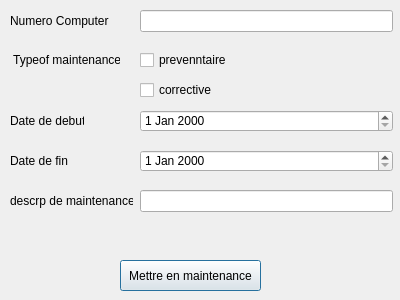
<?xml version="1.0" encoding="UTF-8"?>
<ui version="4.0">
 <class>Maint</class>
 <widget class="QDialog" name="Maint">
  <property name="geometry">
   <rect>
    <x>0</x>
    <y>0</y>
    <width>400</width>
    <height>300</height>
   </rect>
  </property>
  <property name="windowTitle">
   <string>Dialog</string>
  </property>
  <widget class="QLabel" name="label">
   <property name="geometry">
    <rect>
     <x>10</x>
     <y>10</y>
     <width>101</width>
     <height>22</height>
    </rect>
   </property>
   <property name="text">
    <string>Numero Computer</string>
   </property>
  </widget>
  <widget class="QLabel" name="label_2">
   <property name="geometry">
    <rect>
     <x>10</x>
     <y>50</y>
     <width>110</width>
     <height>20</height>
    </rect>
   </property>
   <property name="text">
    <string> Typeof maintenance</string>
   </property>
  </widget>
  <widget class="QLabel" name="label_3">
   <property name="geometry">
    <rect>
     <x>10</x>
     <y>110</y>
     <width>74</width>
     <height>22</height>
    </rect>
   </property>
   <property name="text">
    <string>Date de debut</string>
   </property>
  </widget>
  <widget class="QLabel" name="label_4">
   <property name="geometry">
    <rect>
     <x>10</x>
     <y>150</y>
     <width>74</width>
     <height>22</height>
    </rect>
   </property>
   <property name="text">
    <string>Date de fin</string>
   </property>
  </widget>
  <widget class="QLabel" name="label_5">
   <property name="geometry">
    <rect>
     <x>10</x>
     <y>190</y>
     <width>123</width>
     <height>22</height>
    </rect>
   </property>
   <property name="text">
    <string>descrp de maintenance</string>
   </property>
  </widget>
  <widget class="QLineEdit" name="lineEdit">
   <property name="geometry">
    <rect>
     <x>140</x>
     <y>10</y>
     <width>253</width>
     <height>22</height>
    </rect>
   </property>
  </widget>
  <widget class="QCheckBox" name="checkBox">
   <property name="geometry">
    <rect>
     <x>140</x>
     <y>50</y>
     <width>253</width>
     <height>20</height>
    </rect>
   </property>
   <property name="text">
    <string>prevenntaire</string>
   </property>
  </widget>
  <widget class="QCheckBox" name="checkBox_2">
   <property name="geometry">
    <rect>
     <x>140</x>
     <y>80</y>
     <width>253</width>
     <height>20</height>
    </rect>
   </property>
   <property name="text">
    <string>corrective</string>
   </property>
  </widget>
  <widget class="QDateEdit" name="dateEdit">
   <property name="geometry">
    <rect>
     <x>140</x>
     <y>110</y>
     <width>253</width>
     <height>22</height>
    </rect>
   </property>
  </widget>
  <widget class="QDateEdit" name="dateEdit_2">
   <property name="geometry">
    <rect>
     <x>140</x>
     <y>150</y>
     <width>253</width>
     <height>22</height>
    </rect>
   </property>
  </widget>
  <widget class="QLineEdit" name="lineEdit_2">
   <property name="geometry">
    <rect>
     <x>140</x>
     <y>190</y>
     <width>253</width>
     <height>22</height>
    </rect>
   </property>
  </widget>
  <widget class="QPushButton" name="pushButton">
   <property name="geometry">
    <rect>
     <x>120</x>
     <y>260</y>
     <width>141</width>
     <height>31</height>
    </rect>
   </property>
   <property name="text">
    <string>Mettre en maintenance</string>
   </property>
  </widget>
 </widget>
 <resources/>
 <connections/>
</ui>
